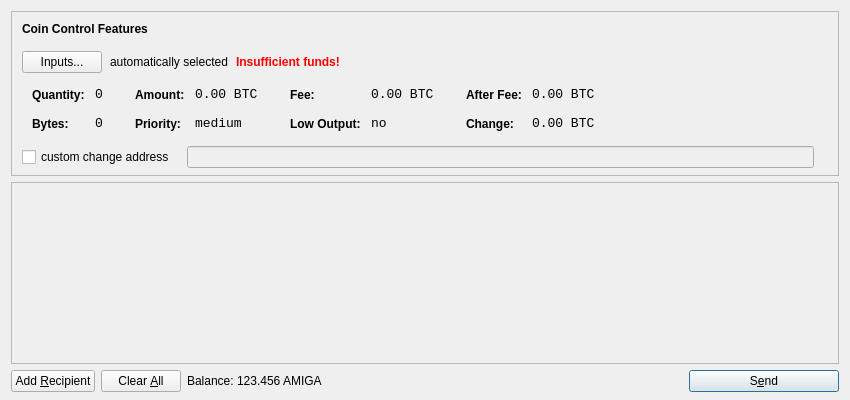
<?xml version="1.0" encoding="UTF-8"?>
<ui version="4.0">
 <class>SendCoinsDialog</class>
 <widget class="QDialog" name="SendCoinsDialog">
  <property name="geometry">
   <rect>
    <x>0</x>
    <y>0</y>
    <width>850</width>
    <height>400</height>
   </rect>
  </property>
  <property name="windowTitle">
   <string>Send Coins</string>
  </property>
  <layout class="QVBoxLayout" name="verticalLayout" stretch="0,1,0">
   <property name="bottomMargin">
    <number>8</number>
   </property>
   <item>
    <widget class="QFrame" name="frameCoinControl">
     <property name="sizePolicy">
      <sizepolicy hsizetype="Expanding" vsizetype="Expanding">
       <horstretch>0</horstretch>
       <verstretch>0</verstretch>
      </sizepolicy>
     </property>
     <property name="maximumSize">
      <size>
       <width>16777215</width>
       <height>16777215</height>
      </size>
     </property>
     <property name="frameShape">
      <enum>QFrame::StyledPanel</enum>
     </property>
     <property name="frameShadow">
      <enum>QFrame::Sunken</enum>
     </property>
     <layout class="QVBoxLayout" name="verticalLayoutCoinControl2">
      <property name="spacing">
       <number>-1</number>
      </property>
      <property name="leftMargin">
       <number>0</number>
      </property>
      <property name="topMargin">
       <number>0</number>
      </property>
      <property name="rightMargin">
       <number>0</number>
      </property>
      <property name="bottomMargin">
       <number>6</number>
      </property>
      <item>
       <layout class="QVBoxLayout" name="verticalLayoutCoinControl" stretch="0,0,0,0,1">
        <property name="spacing">
         <number>0</number>
        </property>
        <property name="leftMargin">
         <number>10</number>
        </property>
        <property name="topMargin">
         <number>10</number>
        </property>
        <item>
         <layout class="QHBoxLayout" name="horizontalLayoutCoinControl1">
          <property name="bottomMargin">
           <number>15</number>
          </property>
          <item>
           <widget class="QLabel" name="labelCoinControlFeatures">
            <property name="sizePolicy">
             <sizepolicy hsizetype="Preferred" vsizetype="Maximum">
              <horstretch>0</horstretch>
              <verstretch>0</verstretch>
             </sizepolicy>
            </property>
            <property name="font">
             <font>
              <weight>75</weight>
              <bold>true</bold>
             </font>
            </property>
            <property name="styleSheet">
             <string notr="true">font-weight:bold;</string>
            </property>
            <property name="text">
             <string>Coin Control Features</string>
            </property>
           </widget>
          </item>
         </layout>
        </item>
        <item>
         <layout class="QHBoxLayout" name="horizontalLayoutCoinControl2" stretch="0,0,0,0">
          <property name="spacing">
           <number>8</number>
          </property>
          <property name="bottomMargin">
           <number>10</number>
          </property>
          <item>
           <widget class="QPushButton" name="pushButtonCoinControl">
            <property name="styleSheet">
             <string notr="true"/>
            </property>
            <property name="text">
             <string>Inputs...</string>
            </property>
           </widget>
          </item>
          <item>
           <widget class="QLabel" name="labelCoinControlAutomaticallySelected">
            <property name="text">
             <string>automatically selected</string>
            </property>
            <property name="margin">
             <number>5</number>
            </property>
           </widget>
          </item>
          <item>
           <widget class="QLabel" name="labelCoinControlInsuffFunds">
            <property name="font">
             <font>
              <weight>75</weight>
              <bold>true</bold>
             </font>
            </property>
            <property name="styleSheet">
             <string notr="true">color:red;font-weight:bold;</string>
            </property>
            <property name="text">
             <string>Insufficient funds!</string>
            </property>
            <property name="margin">
             <number>5</number>
            </property>
           </widget>
          </item>
          <item>
           <spacer name="horizontalSpacerCoinControl">
            <property name="orientation">
             <enum>Qt::Horizontal</enum>
            </property>
            <property name="sizeHint" stdset="0">
             <size>
              <width>40</width>
              <height>1</height>
             </size>
            </property>
           </spacer>
          </item>
         </layout>
        </item>
        <item>
         <widget class="QWidget" name="widgetCoinControl" native="true">
          <property name="sizePolicy">
           <sizepolicy hsizetype="Preferred" vsizetype="Preferred">
            <horstretch>0</horstretch>
            <verstretch>0</verstretch>
           </sizepolicy>
          </property>
          <property name="minimumSize">
           <size>
            <width>0</width>
            <height>0</height>
           </size>
          </property>
          <property name="styleSheet">
           <string notr="true"/>
          </property>
          <layout class="QHBoxLayout" name="horizontalLayoutCoinControl5">
           <property name="margin">
            <number>0</number>
           </property>
           <item>
            <layout class="QHBoxLayout" name="horizontalLayoutCoinControl3" stretch="0,0,0,1">
             <property name="spacing">
              <number>20</number>
             </property>
             <property name="topMargin">
              <number>0</number>
             </property>
             <property name="bottomMargin">
              <number>10</number>
             </property>
             <item>
              <layout class="QFormLayout" name="formLayoutCoinControl1">
               <property name="horizontalSpacing">
                <number>10</number>
               </property>
               <property name="verticalSpacing">
                <number>14</number>
               </property>
               <property name="leftMargin">
                <number>10</number>
               </property>
               <property name="topMargin">
                <number>4</number>
               </property>
               <property name="rightMargin">
                <number>6</number>
               </property>
               <item row="0" column="0">
                <widget class="QLabel" name="labelCoinControlQuantityText">
                 <property name="styleSheet">
                  <string notr="true">font-weight:bold;</string>
                 </property>
                 <property name="text">
                  <string>Quantity:</string>
                 </property>
                 <property name="margin">
                  <number>0</number>
                 </property>
                </widget>
               </item>
               <item row="0" column="1">
                <widget class="QLabel" name="labelCoinControlQuantity">
                 <property name="font">
                  <font>
                   <family>Monospace</family>
                   <pointsize>10</pointsize>
                  </font>
                 </property>
                 <property name="cursor">
                  <cursorShape>IBeamCursor</cursorShape>
                 </property>
                 <property name="contextMenuPolicy">
                  <enum>Qt::ActionsContextMenu</enum>
                 </property>
                 <property name="text">
                  <string notr="true">0</string>
                 </property>
                 <property name="margin">
                  <number>0</number>
                 </property>
                 <property name="textInteractionFlags">
                  <set>Qt::LinksAccessibleByMouse|Qt::TextSelectableByKeyboard|Qt::TextSelectableByMouse</set>
                 </property>
                </widget>
               </item>
               <item row="1" column="0">
                <widget class="QLabel" name="labelCoinControlBytesText">
                 <property name="styleSheet">
                  <string notr="true">font-weight:bold;</string>
                 </property>
                 <property name="text">
                  <string>Bytes:</string>
                 </property>
                </widget>
               </item>
               <item row="1" column="1">
                <widget class="QLabel" name="labelCoinControlBytes">
                 <property name="font">
                  <font>
                   <family>Monospace</family>
                   <pointsize>10</pointsize>
                  </font>
                 </property>
                 <property name="cursor">
                  <cursorShape>IBeamCursor</cursorShape>
                 </property>
                 <property name="contextMenuPolicy">
                  <enum>Qt::ActionsContextMenu</enum>
                 </property>
                 <property name="text">
                  <string notr="true">0</string>
                 </property>
                 <property name="textInteractionFlags">
                  <set>Qt::LinksAccessibleByMouse|Qt::TextSelectableByKeyboard|Qt::TextSelectableByMouse</set>
                 </property>
                </widget>
               </item>
              </layout>
             </item>
             <item>
              <layout class="QFormLayout" name="formLayoutCoinControl2">
               <property name="horizontalSpacing">
                <number>10</number>
               </property>
               <property name="verticalSpacing">
                <number>14</number>
               </property>
               <property name="leftMargin">
                <number>6</number>
               </property>
               <property name="topMargin">
                <number>4</number>
               </property>
               <property name="rightMargin">
                <number>6</number>
               </property>
               <item row="0" column="0">
                <widget class="QLabel" name="labelCoinControlAmountText">
                 <property name="styleSheet">
                  <string notr="true">font-weight:bold;</string>
                 </property>
                 <property name="text">
                  <string>Amount:</string>
                 </property>
                 <property name="margin">
                  <number>0</number>
                 </property>
                </widget>
               </item>
               <item row="0" column="1">
                <widget class="QLabel" name="labelCoinControlAmount">
                 <property name="font">
                  <font>
                   <family>Monospace</family>
                   <pointsize>10</pointsize>
                  </font>
                 </property>
                 <property name="cursor">
                  <cursorShape>IBeamCursor</cursorShape>
                 </property>
                 <property name="contextMenuPolicy">
                  <enum>Qt::ActionsContextMenu</enum>
                 </property>
                 <property name="text">
                  <string notr="true">0.00 BTC</string>
                 </property>
                 <property name="textInteractionFlags">
                  <set>Qt::LinksAccessibleByMouse|Qt::TextSelectableByKeyboard|Qt::TextSelectableByMouse</set>
                 </property>
                </widget>
               </item>
               <item row="1" column="0">
                <widget class="QLabel" name="labelCoinControlPriorityText">
                 <property name="styleSheet">
                  <string notr="true">font-weight:bold;</string>
                 </property>
                 <property name="text">
                  <string>Priority:</string>
                 </property>
                </widget>
               </item>
               <item row="1" column="1">
                <widget class="QLabel" name="labelCoinControlPriority">
                 <property name="font">
                  <font>
                   <family>Monospace</family>
                   <pointsize>10</pointsize>
                  </font>
                 </property>
                 <property name="cursor">
                  <cursorShape>IBeamCursor</cursorShape>
                 </property>
                 <property name="contextMenuPolicy">
                  <enum>Qt::ActionsContextMenu</enum>
                 </property>
                 <property name="text">
                  <string>medium</string>
                 </property>
                 <property name="textInteractionFlags">
                  <set>Qt::LinksAccessibleByMouse|Qt::TextSelectableByKeyboard|Qt::TextSelectableByMouse</set>
                 </property>
                </widget>
               </item>
              </layout>
             </item>
             <item>
              <layout class="QFormLayout" name="formLayoutCoinControl3">
               <property name="horizontalSpacing">
                <number>10</number>
               </property>
               <property name="verticalSpacing">
                <number>14</number>
               </property>
               <property name="leftMargin">
                <number>6</number>
               </property>
               <property name="topMargin">
                <number>4</number>
               </property>
               <property name="rightMargin">
                <number>6</number>
               </property>
               <item row="0" column="0">
                <widget class="QLabel" name="labelCoinControlFeeText">
                 <property name="styleSheet">
                  <string notr="true">font-weight:bold;</string>
                 </property>
                 <property name="text">
                  <string>Fee:</string>
                 </property>
                 <property name="margin">
                  <number>0</number>
                 </property>
                </widget>
               </item>
               <item row="0" column="1">
                <widget class="QLabel" name="labelCoinControlFee">
                 <property name="font">
                  <font>
                   <family>Monospace</family>
                   <pointsize>10</pointsize>
                  </font>
                 </property>
                 <property name="cursor">
                  <cursorShape>IBeamCursor</cursorShape>
                 </property>
                 <property name="contextMenuPolicy">
                  <enum>Qt::ActionsContextMenu</enum>
                 </property>
                 <property name="text">
                  <string notr="true">0.00 BTC</string>
                 </property>
                 <property name="textInteractionFlags">
                  <set>Qt::LinksAccessibleByMouse|Qt::TextSelectableByKeyboard|Qt::TextSelectableByMouse</set>
                 </property>
                </widget>
               </item>
               <item row="1" column="0">
                <widget class="QLabel" name="labelCoinControlLowOutputText">
                 <property name="styleSheet">
                  <string notr="true">font-weight:bold;</string>
                 </property>
                 <property name="text">
                  <string>Low Output:</string>
                 </property>
                </widget>
               </item>
               <item row="1" column="1">
                <widget class="QLabel" name="labelCoinControlLowOutput">
                 <property name="font">
                  <font>
                   <family>Monospace</family>
                   <pointsize>10</pointsize>
                  </font>
                 </property>
                 <property name="cursor">
                  <cursorShape>IBeamCursor</cursorShape>
                 </property>
                 <property name="contextMenuPolicy">
                  <enum>Qt::ActionsContextMenu</enum>
                 </property>
                 <property name="text">
                  <string>no</string>
                 </property>
                 <property name="textInteractionFlags">
                  <set>Qt::LinksAccessibleByMouse|Qt::TextSelectableByKeyboard|Qt::TextSelectableByMouse</set>
                 </property>
                </widget>
               </item>
              </layout>
             </item>
             <item>
              <layout class="QFormLayout" name="formLayoutCoinControl4">
               <property name="horizontalSpacing">
                <number>10</number>
               </property>
               <property name="verticalSpacing">
                <number>14</number>
               </property>
               <property name="leftMargin">
                <number>6</number>
               </property>
               <property name="topMargin">
                <number>4</number>
               </property>
               <property name="rightMargin">
                <number>6</number>
               </property>
               <item row="0" column="0">
                <widget class="QLabel" name="labelCoinControlAfterFeeText">
                 <property name="styleSheet">
                  <string notr="true">font-weight:bold;</string>
                 </property>
                 <property name="text">
                  <string>After Fee:</string>
                 </property>
                 <property name="margin">
                  <number>0</number>
                 </property>
                </widget>
               </item>
               <item row="0" column="1">
                <widget class="QLabel" name="labelCoinControlAfterFee">
                 <property name="font">
                  <font>
                   <family>Monospace</family>
                   <pointsize>10</pointsize>
                  </font>
                 </property>
                 <property name="cursor">
                  <cursorShape>IBeamCursor</cursorShape>
                 </property>
                 <property name="contextMenuPolicy">
                  <enum>Qt::ActionsContextMenu</enum>
                 </property>
                 <property name="text">
                  <string notr="true">0.00 BTC</string>
                 </property>
                 <property name="textInteractionFlags">
                  <set>Qt::LinksAccessibleByMouse|Qt::TextSelectableByKeyboard|Qt::TextSelectableByMouse</set>
                 </property>
                </widget>
               </item>
               <item row="1" column="0">
                <widget class="QLabel" name="labelCoinControlChangeText">
                 <property name="styleSheet">
                  <string notr="true">font-weight:bold;</string>
                 </property>
                 <property name="text">
                  <string>Change:</string>
                 </property>
                </widget>
               </item>
               <item row="1" column="1">
                <widget class="QLabel" name="labelCoinControlChange">
                 <property name="font">
                  <font>
                   <family>Monospace</family>
                   <pointsize>10</pointsize>
                  </font>
                 </property>
                 <property name="cursor">
                  <cursorShape>IBeamCursor</cursorShape>
                 </property>
                 <property name="contextMenuPolicy">
                  <enum>Qt::ActionsContextMenu</enum>
                 </property>
                 <property name="text">
                  <string notr="true">0.00 BTC</string>
                 </property>
                 <property name="textInteractionFlags">
                  <set>Qt::LinksAccessibleByMouse|Qt::TextSelectableByKeyboard|Qt::TextSelectableByMouse</set>
                 </property>
                </widget>
               </item>
              </layout>
             </item>
            </layout>
           </item>
          </layout>
         </widget>
        </item>
        <item>
         <layout class="QHBoxLayout" name="horizontalLayoutCoinControl4" stretch="0,0,0">
          <property name="spacing">
           <number>12</number>
          </property>
          <property name="sizeConstraint">
           <enum>QLayout::SetDefaultConstraint</enum>
          </property>
          <property name="topMargin">
           <number>5</number>
          </property>
          <property name="rightMargin">
           <number>5</number>
          </property>
          <item>
           <widget class="QCheckBox" name="checkBoxCoinControlChange">
            <property name="text">
             <string>custom change address</string>
            </property>
           </widget>
          </item>
          <item>
           <widget class="QLineEdit" name="lineEditCoinControlChange">
            <property name="enabled">
             <bool>false</bool>
            </property>
            <property name="sizePolicy">
             <sizepolicy hsizetype="Expanding" vsizetype="Fixed">
              <horstretch>0</horstretch>
              <verstretch>0</verstretch>
             </sizepolicy>
            </property>
           </widget>
          </item>
          <item>
           <widget class="QLabel" name="labelCoinControlChangeLabel">
            <property name="sizePolicy">
             <sizepolicy hsizetype="Preferred" vsizetype="Expanding">
              <horstretch>0</horstretch>
              <verstretch>0</verstretch>
             </sizepolicy>
            </property>
            <property name="minimumSize">
             <size>
              <width>0</width>
              <height>0</height>
             </size>
            </property>
            <property name="text">
             <string/>
            </property>
            <property name="margin">
             <number>3</number>
            </property>
           </widget>
          </item>
         </layout>
        </item>
        <item>
         <spacer name="verticalSpacerCoinControl">
          <property name="orientation">
           <enum>Qt::Vertical</enum>
          </property>
          <property name="sizeHint" stdset="0">
           <size>
            <width>800</width>
            <height>1</height>
           </size>
          </property>
         </spacer>
        </item>
       </layout>
      </item>
     </layout>
    </widget>
   </item>
   <item>
    <widget class="QScrollArea" name="scrollArea">
     <property name="widgetResizable">
      <bool>true</bool>
     </property>
     <widget class="QWidget" name="scrollAreaWidgetContents">
      <property name="geometry">
       <rect>
        <x>0</x>
        <y>0</y>
        <width>830</width>
        <height>165</height>
       </rect>
      </property>
      <layout class="QVBoxLayout" name="verticalLayout_2">
       <property name="margin">
        <number>0</number>
       </property>
       <item>
        <layout class="QVBoxLayout" name="entries">
         <property name="spacing">
          <number>6</number>
         </property>
        </layout>
       </item>
       <item>
        <spacer name="verticalSpacer">
         <property name="orientation">
          <enum>Qt::Vertical</enum>
         </property>
         <property name="sizeHint" stdset="0">
          <size>
           <width>20</width>
           <height>40</height>
          </size>
         </property>
        </spacer>
       </item>
      </layout>
     </widget>
    </widget>
   </item>
   <item>
    <layout class="QHBoxLayout" name="horizontalLayout">
     <item>
      <widget class="QPushButton" name="addButton">
       <property name="toolTip">
        <string>Send to multiple recipients at once</string>
       </property>
       <property name="text">
        <string>Add &amp;Recipient</string>
       </property>
       <property name="icon">
        <iconset resource="../bitcoin.qrc">
         <normaloff>:/icons/add</normaloff>:/icons/add</iconset>
       </property>
       <property name="autoDefault">
        <bool>false</bool>
       </property>
      </widget>
     </item>
     <item>
      <widget class="QPushButton" name="clearButton">
       <property name="sizePolicy">
        <sizepolicy hsizetype="Minimum" vsizetype="Fixed">
         <horstretch>0</horstretch>
         <verstretch>0</verstretch>
        </sizepolicy>
       </property>
       <property name="toolTip">
        <string>Remove all transaction fields</string>
       </property>
       <property name="text">
        <string>Clear &amp;All</string>
       </property>
       <property name="icon">
        <iconset resource="../bitcoin.qrc">
         <normaloff>:/icons/remove</normaloff>:/icons/remove</iconset>
       </property>
       <property name="autoRepeatDelay">
        <number>300</number>
       </property>
       <property name="autoDefault">
        <bool>false</bool>
       </property>
      </widget>
     </item>
     <item>
      <layout class="QHBoxLayout" name="horizontalLayout_2">
       <property name="spacing">
        <number>3</number>
       </property>
       <item>
        <widget class="QLabel" name="label">
         <property name="text">
          <string>Balance:</string>
         </property>
        </widget>
       </item>
       <item>
        <widget class="QLabel" name="labelBalance">
         <property name="cursor">
          <cursorShape>IBeamCursor</cursorShape>
         </property>
         <property name="text">
          <string>123.456 AMIGA</string>
         </property>
         <property name="textInteractionFlags">
          <set>Qt::LinksAccessibleByMouse|Qt::TextSelectableByKeyboard|Qt::TextSelectableByMouse</set>
         </property>
        </widget>
       </item>
      </layout>
     </item>
     <item>
      <spacer name="horizontalSpacer">
       <property name="orientation">
        <enum>Qt::Horizontal</enum>
       </property>
       <property name="sizeHint" stdset="0">
        <size>
         <width>40</width>
         <height>20</height>
        </size>
       </property>
      </spacer>
     </item>
     <item>
      <widget class="QPushButton" name="sendButton">
       <property name="minimumSize">
        <size>
         <width>150</width>
         <height>0</height>
        </size>
       </property>
       <property name="toolTip">
        <string>Confirm the send action</string>
       </property>
       <property name="text">
        <string>S&amp;end</string>
       </property>
       <property name="icon">
        <iconset resource="../bitcoin.qrc">
         <normaloff>:/icons/send</normaloff>:/icons/send</iconset>
       </property>
       <property name="default">
        <bool>true</bool>
       </property>
      </widget>
     </item>
    </layout>
   </item>
  </layout>
 </widget>
 <resources>
  <include location="../bitcoin.qrc"/>
 </resources>
 <connections/>
</ui>
